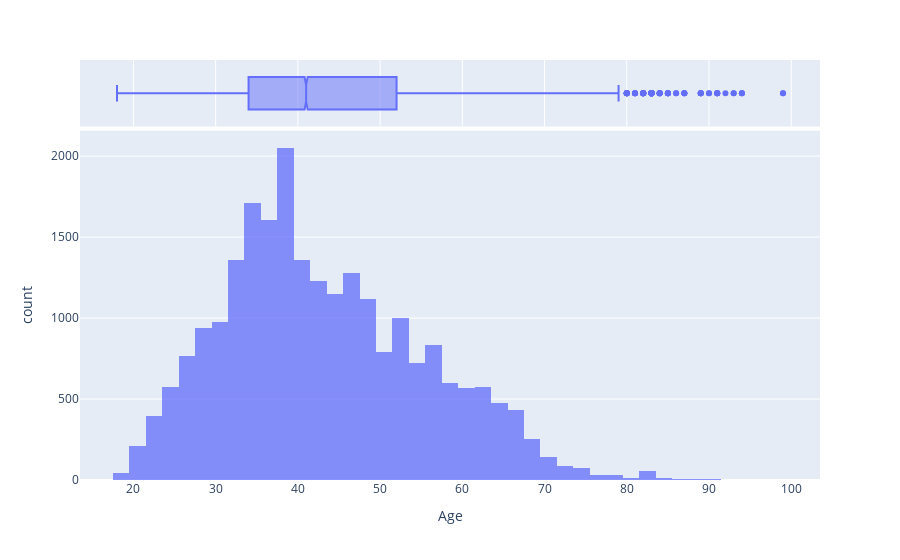

Notebook code cell kept with this figure:
### Code cell
import plotly.express as px

fig = px.histogram(df,
                   x='Age',
                   nbins=60,
                   marginal="box",
                   opacity=0.75)
fig.show()

### Figure 1 — Plotly figure (JSON) as saved in the notebook; plotly's stock layout.template omitted (floating-point values rounded to 4 significant figures; data arrays with more than 128 entries replaced by an {"elided": "..."} marker saying what was removed)
{"data": [{"alignmentgroup": "True", "bingroup": "x", "hovertemplate": "Age=%{x}<br>count=%{y}<extra></extra>", "legendgroup": "", "marker": {"color": "#636efa", "opacity": 0.75, "pattern": {"shape": ""}}, "name": "", "nbinsx": 60, "offsetgroup": "", "orientation": "v", "showlegend": false, "type": "histogram", "x": {"elided": "23486 int values"}, "xaxis": "x", "yaxis": "y"}, {"alignmentgroup": "True", "hovertemplate": "Age=%{x}<extra></extra>", "legendgroup": "", "marker": {"color": "#636efa"}, "name": "", "notched": true, "offsetgroup": "", "showlegend": false, "type": "box", "x": {"elided": "23486 int values"}, "xaxis": "x2", "yaxis": "y2"}], "layout": {"barmode": "relative", "legend": {"tracegroupgap": 0}, "margin": {"t": 60}, "xaxis": {"anchor": "y", "domain": [0, 1], "title": {"text": "Age"}}, "xaxis2": {"anchor": "y2", "domain": [0, 1], "matches": "x", "showgrid": true, "showticklabels": false}, "yaxis": {"anchor": "x", "domain": [0, 0.8316], "title": {"text": "count"}}, "yaxis2": {"anchor": "x2", "domain": [0.8416, 1], "matches": "y2", "showgrid": false, "showline": false, "showticklabels": false, "ticks": ""}}}
